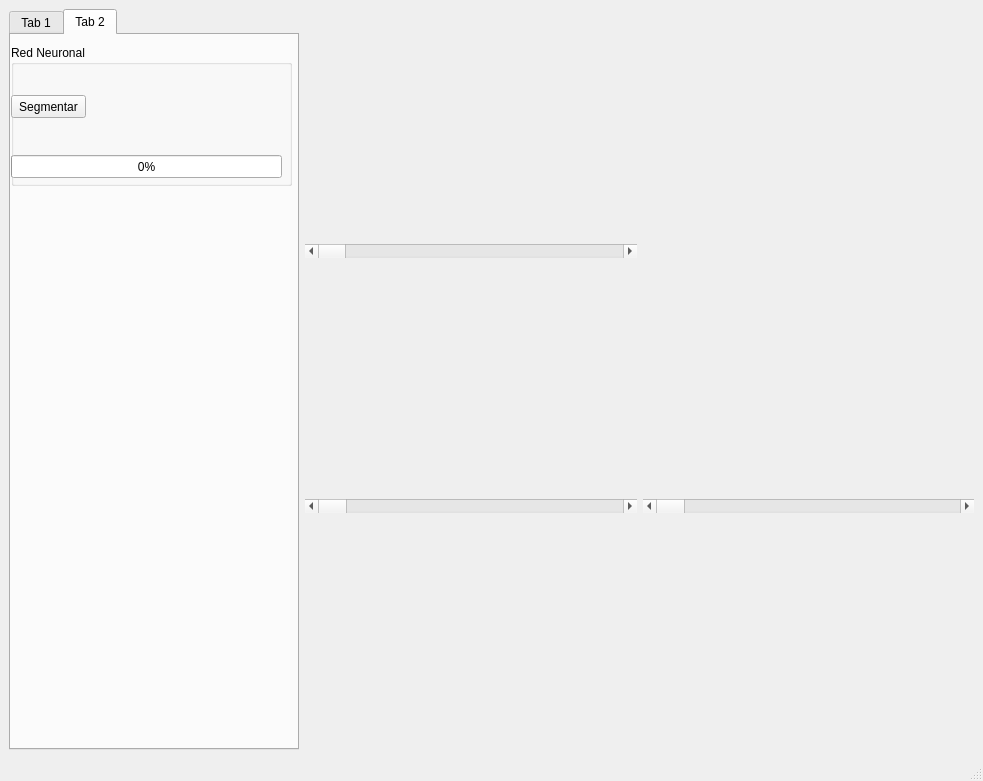
<?xml version="1.0" encoding="UTF-8"?>
<ui version="4.0">
 <class>MainWindow</class>
 <widget class="QMainWindow" name="MainWindow">
  <property name="enabled">
   <bool>true</bool>
  </property>
  <property name="geometry">
   <rect>
    <x>0</x>
    <y>0</y>
    <width>983</width>
    <height>781</height>
   </rect>
  </property>
  <property name="windowTitle">
   <string>MainWindow</string>
  </property>
  <widget class="QWidget" name="centralwidget">
   <layout class="QGridLayout" name="gridLayout_2">
    <item row="0" column="1">
     <layout class="QGridLayout" name="gridLayout">
      <property name="sizeConstraint">
       <enum>QLayout::SetFixedSize</enum>
      </property>
      <item row="5" column="0">
       <widget class="QScrollBar" name="scrollbarCoronal">
        <property name="enabled">
         <bool>true</bool>
        </property>
        <property name="orientation">
         <enum>Qt::Horizontal</enum>
        </property>
       </widget>
      </item>
      <item row="3" column="0">
       <widget class="QScrollBar" name="scrollbarAxial">
        <property name="enabled">
         <bool>true</bool>
        </property>
        <property name="toolTipDuration">
         <number>-1</number>
        </property>
        <property name="pageStep">
         <number>1</number>
        </property>
        <property name="orientation">
         <enum>Qt::Horizontal</enum>
        </property>
       </widget>
      </item>
      <item row="4" column="1">
       <layout class="QGridLayout" name="gridCanvas3D">
        <property name="sizeConstraint">
         <enum>QLayout::SetMaximumSize</enum>
        </property>
       </layout>
      </item>
      <item row="4" column="0">
       <layout class="QGridLayout" name="gridAxial"/>
      </item>
      <item row="6" column="0">
       <layout class="QGridLayout" name="gridCoronal"/>
      </item>
      <item row="6" column="1">
       <layout class="QGridLayout" name="gridSagital"/>
      </item>
      <item row="5" column="1">
       <widget class="QScrollBar" name="scrollbarSagital">
        <property name="enabled">
         <bool>true</bool>
        </property>
        <property name="orientation">
         <enum>Qt::Horizontal</enum>
        </property>
       </widget>
      </item>
     </layout>
    </item>
    <item row="0" column="0">
     <widget class="QTabWidget" name="tabWidget">
      <property name="maximumSize">
       <size>
        <width>290</width>
        <height>16777215</height>
       </size>
      </property>
      <property name="currentIndex">
       <number>1</number>
      </property>
      <widget class="QWidget" name="tab_3">
       <attribute name="title">
        <string>Tab 1</string>
       </attribute>
       <widget class="QGroupBox" name="groupBox">
        <property name="geometry">
         <rect>
          <x>0</x>
          <y>10</y>
          <width>271</width>
          <height>71</height>
         </rect>
        </property>
        <property name="title">
         <string>Cargar Datos</string>
        </property>
        <widget class="QPushButton" name="pushNibabelabrir">
         <property name="geometry">
          <rect>
           <x>0</x>
           <y>20</y>
           <width>91</width>
           <height>23</height>
          </rect>
         </property>
         <property name="text">
          <string>Abrir .nii</string>
         </property>
        </widget>
        <widget class="QPushButton" name="pushDicomabrir">
         <property name="geometry">
          <rect>
           <x>110</x>
           <y>20</y>
           <width>91</width>
           <height>23</height>
          </rect>
         </property>
         <property name="text">
          <string>Carpeta DICOM</string>
         </property>
        </widget>
        <widget class="QLabel" name="label">
         <property name="geometry">
          <rect>
           <x>10</x>
           <y>50</y>
           <width>47</width>
           <height>16</height>
          </rect>
         </property>
         <property name="text">
          <string>Fuente:</string>
         </property>
        </widget>
        <widget class="QLabel" name="labelRuta">
         <property name="geometry">
          <rect>
           <x>60</x>
           <y>50</y>
           <width>151</width>
           <height>16</height>
          </rect>
         </property>
         <property name="text">
          <string>C:/....</string>
         </property>
        </widget>
       </widget>
       <widget class="QGroupBox" name="groupBox_2">
        <property name="geometry">
         <rect>
          <x>0</x>
          <y>80</y>
          <width>271</width>
          <height>141</height>
         </rect>
        </property>
        <property name="title">
         <string>Información</string>
        </property>
        <widget class="QScrollArea" name="scrollArea">
         <property name="geometry">
          <rect>
           <x>10</x>
           <y>20</y>
           <width>251</width>
           <height>111</height>
          </rect>
         </property>
         <property name="widgetResizable">
          <bool>true</bool>
         </property>
         <widget class="QWidget" name="scrollAreaWidgetContents">
          <property name="geometry">
           <rect>
            <x>0</x>
            <y>0</y>
            <width>249</width>
            <height>109</height>
           </rect>
          </property>
          <layout class="QGridLayout" name="gridLayout_4">
           <item row="2" column="0">
            <widget class="QLabel" name="label_2">
             <property name="text">
              <string>Axial ratio: </string>
             </property>
            </widget>
           </item>
           <item row="3" column="0">
            <widget class="QLabel" name="label_4">
             <property name="text">
              <string>Coronal ratio:</string>
             </property>
            </widget>
           </item>
           <item row="0" column="0">
            <widget class="QLabel" name="label_1">
             <property name="text">
              <string>Tamaño: </string>
             </property>
            </widget>
           </item>
           <item row="1" column="0">
            <widget class="QLabel" name="label_3">
             <property name="text">
              <string>Pixdim: </string>
             </property>
            </widget>
           </item>
           <item row="1" column="1">
            <widget class="QLabel" name="labelPixdim">
             <property name="text">
              <string/>
             </property>
            </widget>
           </item>
           <item row="0" column="1">
            <widget class="QLabel" name="labelShape">
             <property name="text">
              <string/>
             </property>
            </widget>
           </item>
           <item row="4" column="0">
            <widget class="QLabel" name="label_5">
             <property name="text">
              <string>Sagital ratio:</string>
             </property>
            </widget>
           </item>
           <item row="2" column="1">
            <widget class="QLabel" name="labelAxialratio">
             <property name="text">
              <string/>
             </property>
            </widget>
           </item>
           <item row="3" column="1">
            <widget class="QLabel" name="labelCoronalratio">
             <property name="text">
              <string/>
             </property>
            </widget>
           </item>
           <item row="4" column="1">
            <widget class="QLabel" name="labelSagitalratio">
             <property name="text">
              <string/>
             </property>
            </widget>
           </item>
          </layout>
         </widget>
        </widget>
       </widget>
       <widget class="QGroupBox" name="groupRDI">
        <property name="enabled">
         <bool>false</bool>
        </property>
        <property name="geometry">
         <rect>
          <x>0</x>
          <y>280</y>
          <width>281</width>
          <height>371</height>
         </rect>
        </property>
        <property name="title">
         <string>Region de Interes</string>
        </property>
        <widget class="QPushButton" name="pushCrea">
         <property name="geometry">
          <rect>
           <x>10</x>
           <y>20</y>
           <width>82</width>
           <height>23</height>
          </rect>
         </property>
         <property name="text">
          <string>Crear Región</string>
         </property>
        </widget>
        <widget class="QGroupBox" name="groupPlandes">
         <property name="enabled">
          <bool>false</bool>
         </property>
         <property name="geometry">
          <rect>
           <x>100</x>
           <y>20</y>
           <width>161</width>
           <height>91</height>
          </rect>
         </property>
         <property name="title">
          <string>Plano de desplazamiento</string>
         </property>
         <widget class="QRadioButton" name="radioAxial">
          <property name="geometry">
           <rect>
            <x>10</x>
            <y>20</y>
            <width>82</width>
            <height>17</height>
           </rect>
          </property>
          <property name="text">
           <string>Axial</string>
          </property>
          <property name="checkable">
           <bool>true</bool>
          </property>
          <property name="checked">
           <bool>true</bool>
          </property>
         </widget>
         <widget class="QRadioButton" name="radioCoronal">
          <property name="geometry">
           <rect>
            <x>10</x>
            <y>40</y>
            <width>82</width>
            <height>17</height>
           </rect>
          </property>
          <property name="text">
           <string>Coronal</string>
          </property>
         </widget>
         <widget class="QRadioButton" name="radioSagital">
          <property name="geometry">
           <rect>
            <x>10</x>
            <y>60</y>
            <width>82</width>
            <height>17</height>
           </rect>
          </property>
          <property name="text">
           <string>Sagital</string>
          </property>
         </widget>
        </widget>
        <widget class="QGroupBox" name="groupNave">
         <property name="enabled">
          <bool>false</bool>
         </property>
         <property name="geometry">
          <rect>
           <x>10</x>
           <y>120</y>
           <width>261</width>
           <height>241</height>
          </rect>
         </property>
         <property name="title">
          <string>Navegación</string>
         </property>
         <widget class="QWidget" name="gridLayoutWidget">
          <property name="geometry">
           <rect>
            <x>10</x>
            <y>50</y>
            <width>239</width>
            <height>141</height>
           </rect>
          </property>
          <layout class="QGridLayout" name="gridLayout_5">
           <item row="0" column="1">
            <widget class="QPushButton" name="pushSubir">
             <property name="text">
              <string>↑</string>
             </property>
            </widget>
           </item>
           <item row="1" column="1">
            <widget class="QPushButton" name="pushAceptar">
             <property name="text">
              <string>Aceptar</string>
             </property>
            </widget>
           </item>
           <item row="0" column="0">
            <widget class="QPushButton" name="pushAgrandar">
             <property name="text">
              <string>Agrandar</string>
             </property>
            </widget>
           </item>
           <item row="0" column="2">
            <widget class="QPushButton" name="pushAchicar">
             <property name="text">
              <string>Achicar</string>
             </property>
            </widget>
           </item>
           <item row="1" column="2">
            <widget class="QPushButton" name="pushDerecha">
             <property name="text">
              <string>→</string>
             </property>
            </widget>
           </item>
           <item row="2" column="0">
            <layout class="QGridLayout" name="gridLayout_3">
             <item row="0" column="0">
              <widget class="QLabel" name="label_11">
               <property name="text">
                <string>Paso (pix):</string>
               </property>
              </widget>
             </item>
            </layout>
           </item>
           <item row="1" column="0">
            <widget class="QPushButton" name="pushIzquierda">
             <property name="text">
              <string>←</string>
             </property>
            </widget>
           </item>
           <item row="2" column="1">
            <widget class="QPushButton" name="pushBajar">
             <property name="text">
              <string>↓</string>
             </property>
            </widget>
           </item>
           <item row="3" column="0">
            <widget class="QLineEdit" name="linePaso">
             <property name="text">
              <string>1</string>
             </property>
            </widget>
           </item>
          </layout>
         </widget>
         <widget class="QLabel" name="label_6">
          <property name="geometry">
           <rect>
            <x>10</x>
            <y>210</y>
            <width>261</width>
            <height>16</height>
           </rect>
          </property>
          <property name="text">
           <string>* Las caras axiales de la región deben ser cuadradas</string>
          </property>
         </widget>
         <widget class="QLabel" name="labelRDIaxial">
          <property name="geometry">
           <rect>
            <x>50</x>
            <y>20</y>
            <width>31</width>
            <height>16</height>
           </rect>
          </property>
          <property name="text">
           <string>0</string>
          </property>
         </widget>
         <widget class="QLabel" name="label_8">
          <property name="geometry">
           <rect>
            <x>10</x>
            <y>20</y>
            <width>31</width>
            <height>16</height>
           </rect>
          </property>
          <property name="text">
           <string>Axial:</string>
          </property>
         </widget>
         <widget class="QLabel" name="label_9">
          <property name="geometry">
           <rect>
            <x>90</x>
            <y>20</y>
            <width>41</width>
            <height>16</height>
           </rect>
          </property>
          <property name="text">
           <string>Coronal:</string>
          </property>
         </widget>
         <widget class="QLabel" name="label_10">
          <property name="geometry">
           <rect>
            <x>170</x>
            <y>20</y>
            <width>41</width>
            <height>16</height>
           </rect>
          </property>
          <property name="text">
           <string>Sagital:</string>
          </property>
         </widget>
         <widget class="QLabel" name="labelRDIcoronal">
          <property name="geometry">
           <rect>
            <x>140</x>
            <y>20</y>
            <width>31</width>
            <height>16</height>
           </rect>
          </property>
          <property name="text">
           <string>0</string>
          </property>
         </widget>
         <widget class="QLabel" name="labelRDIsagital">
          <property name="geometry">
           <rect>
            <x>210</x>
            <y>20</y>
            <width>31</width>
            <height>16</height>
           </rect>
          </property>
          <property name="text">
           <string>0</string>
          </property>
         </widget>
        </widget>
        <widget class="QPushButton" name="pushReset">
         <property name="enabled">
          <bool>false</bool>
         </property>
         <property name="geometry">
          <rect>
           <x>10</x>
           <y>50</y>
           <width>81</width>
           <height>23</height>
          </rect>
         </property>
         <property name="text">
          <string>Reset</string>
         </property>
        </widget>
       </widget>
       <widget class="QGroupBox" name="groupBox_3">
        <property name="geometry">
         <rect>
          <x>0</x>
          <y>220</y>
          <width>271</width>
          <height>61</height>
         </rect>
        </property>
        <property name="title">
         <string>Coordenadas</string>
        </property>
        <widget class="QLabel" name="label_13">
         <property name="geometry">
          <rect>
           <x>10</x>
           <y>20</y>
           <width>31</width>
           <height>16</height>
          </rect>
         </property>
         <property name="text">
          <string>Axial:</string>
         </property>
        </widget>
        <widget class="QLabel" name="labelAxial">
         <property name="geometry">
          <rect>
           <x>40</x>
           <y>20</y>
           <width>31</width>
           <height>16</height>
          </rect>
         </property>
         <property name="text">
          <string>0</string>
         </property>
        </widget>
        <widget class="QLabel" name="label_15">
         <property name="geometry">
          <rect>
           <x>90</x>
           <y>20</y>
           <width>41</width>
           <height>16</height>
          </rect>
         </property>
         <property name="text">
          <string>Coronal:</string>
         </property>
        </widget>
        <widget class="QLabel" name="labelCoronal">
         <property name="geometry">
          <rect>
           <x>140</x>
           <y>20</y>
           <width>31</width>
           <height>16</height>
          </rect>
         </property>
         <property name="text">
          <string>0</string>
         </property>
        </widget>
        <widget class="QLabel" name="label_17">
         <property name="geometry">
          <rect>
           <x>170</x>
           <y>20</y>
           <width>41</width>
           <height>16</height>
          </rect>
         </property>
         <property name="text">
          <string>Sagital:</string>
         </property>
        </widget>
        <widget class="QLabel" name="labelSagital">
         <property name="geometry">
          <rect>
           <x>210</x>
           <y>20</y>
           <width>31</width>
           <height>16</height>
          </rect>
         </property>
         <property name="text">
          <string>0</string>
         </property>
        </widget>
        <widget class="QLabel" name="label_7">
         <property name="geometry">
          <rect>
           <x>6</x>
           <y>40</y>
           <width>61</width>
           <height>16</height>
          </rect>
         </property>
         <property name="text">
          <string>Punto RDI : </string>
         </property>
        </widget>
        <widget class="QLabel" name="labelRdipunto">
         <property name="geometry">
          <rect>
           <x>70</x>
           <y>40</y>
           <width>181</width>
           <height>16</height>
          </rect>
         </property>
         <property name="text">
          <string>0,0,0,0,0</string>
         </property>
        </widget>
       </widget>
      </widget>
      <widget class="QWidget" name="tab_4">
       <attribute name="title">
        <string>Tab 2</string>
       </attribute>
       <widget class="QGroupBox" name="groupBox_4">
        <property name="geometry">
         <rect>
          <x>0</x>
          <y>10</y>
          <width>281</width>
          <height>141</height>
         </rect>
        </property>
        <property name="title">
         <string>Red Neuronal</string>
        </property>
        <widget class="QPushButton" name="pushButton">
         <property name="geometry">
          <rect>
           <x>0</x>
           <y>50</y>
           <width>75</width>
           <height>23</height>
          </rect>
         </property>
         <property name="text">
          <string>Segmentar</string>
         </property>
        </widget>
        <widget class="QProgressBar" name="progressBar">
         <property name="geometry">
          <rect>
           <x>0</x>
           <y>110</y>
           <width>271</width>
           <height>23</height>
          </rect>
         </property>
         <property name="value">
          <number>0</number>
         </property>
        </widget>
       </widget>
      </widget>
     </widget>
    </item>
   </layout>
  </widget>
  <widget class="QMenuBar" name="menubar">
   <property name="geometry">
    <rect>
     <x>0</x>
     <y>0</y>
     <width>983</width>
     <height>21</height>
    </rect>
   </property>
  </widget>
  <widget class="QStatusBar" name="statusbar"/>
 </widget>
 <resources/>
 <connections/>
</ui>
